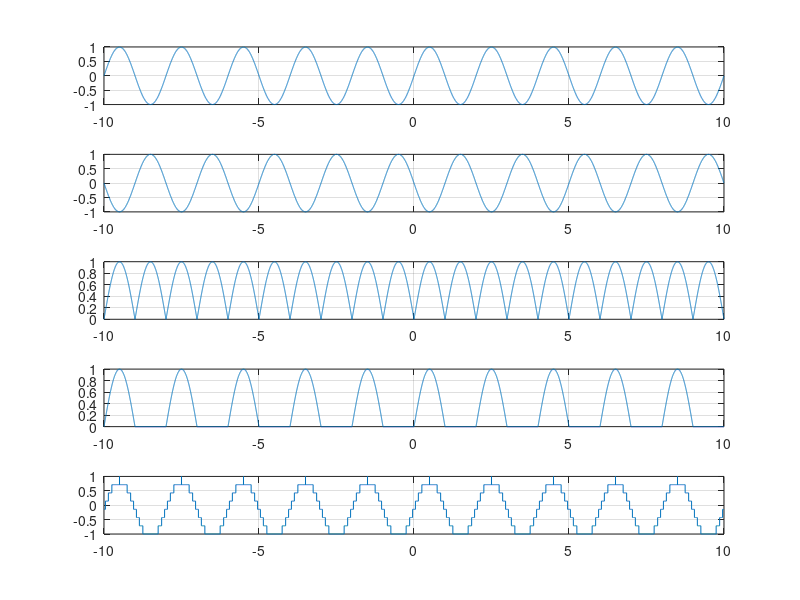

This chart was generated by the following MATLAB code:
##Ejercicio 2
##1-Señal senoidal base
fm=1000;
fs=0.5;
tini=-10;
tfin=10;
T=1/fm;
t=tini:T:tfin-T;
x=sin(2*pi*fs*t);
subplot(5,1,1)
plot(t,x);
grid on

##Inversion
xinv=-sin(2*pi*fs*t);
subplot(5,1,2)
plot(t,xinv);
grid on

##Rectificacion de onda completa (valor absoluto)
xrec1=abs(x);
subplot(5,1,3)
plot(t,xrec1);
grid on

##Rectificacion de onda completa (valor absoluto)
for i=1:length(x)
  if(x(i)<0)
    xrec2(i)=0;
  else
    xrec2(i)=x(i);
  endif
endfor
subplot(5,1,4)
plot(t,xrec2);
grid on

##Cuantizacion
N=8;
xmin=min(x);
xmax=max(x);
H=(abs(xmin)+abs(xmax))/(N-1);#2 porque el seno va entre -1 y 1
for i=1:length(x)
  xcorregido(i)=x(i)-xmin;
endfor

for i=1:length(x)
  if(xcorregido(i)<0)
    xcua(i) = 0;
  elseif ((xcorregido(i)>=0) && (xcorregido(i)<((N-1)*H)))
    xcua(i)=H*floor(xcorregido(i)/H);
  else
    xcua(i)=(N-1)*H;
  endif
endfor

for i=1:length(xcua)
  xcua(i)=xcua(i)+xmin;
endfor

subplot(5,1,5)
plot(t,xcua);
grid on
